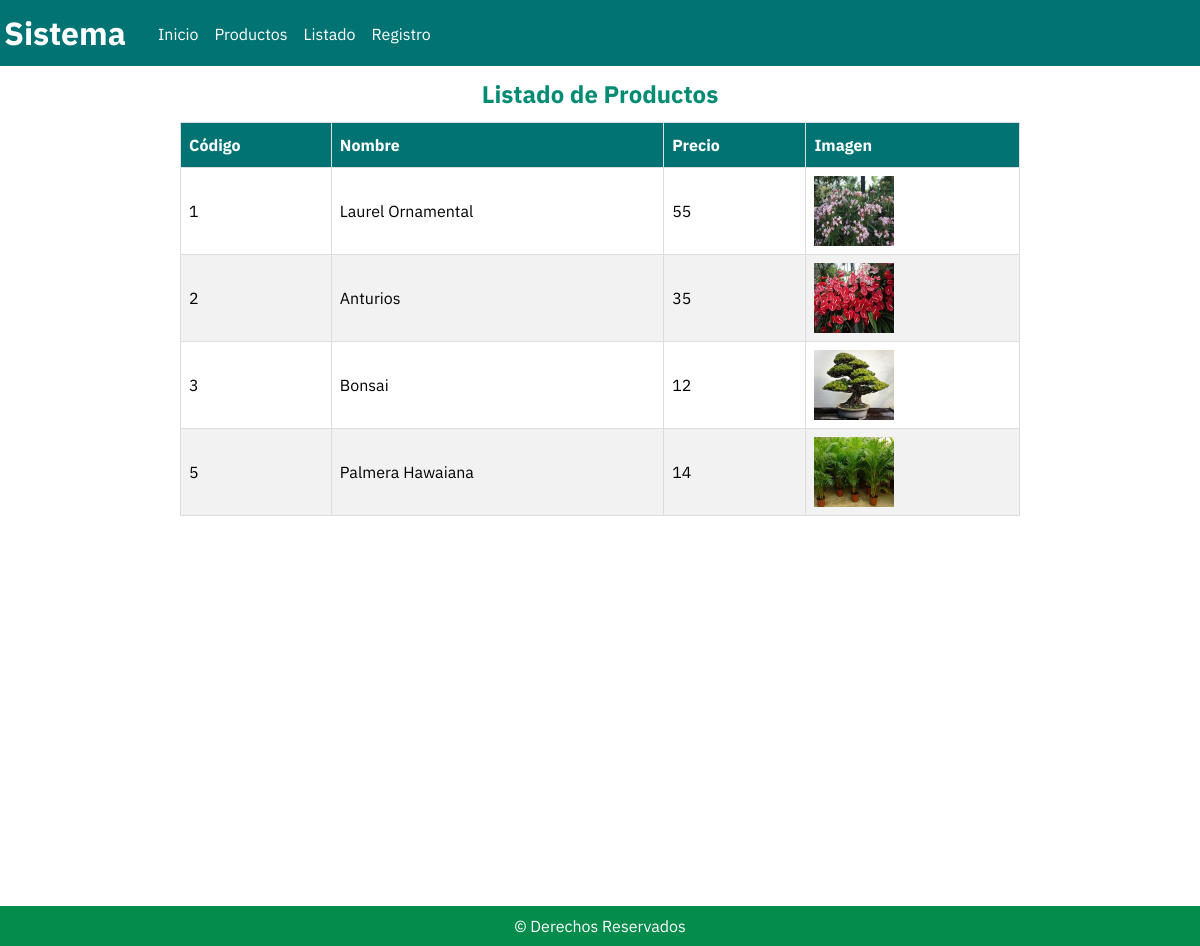
Screenshot of /listado.php with the database file from the repository.
### tables this page shows
CREATE TABLE `producto` (
  `id` int(11) NOT NULL,
  `nombre` varchar(25) DEFAULT NULL,
  `precio` double DEFAULT NULL,
  `imagen` varchar(200) NOT NULL
);

### conexion.php (called while the page is built, shortened)
<?php
class Conexion{
    public static function abrirConexion(){
        $conexion = new Mysqli(DB_HOST, DB_USUARIO, DB_CONTRA, DB_NOMBRE);
        $conexion->query("SET NAMES 'utf8'");
        return $conexion;
    }
    public static function cerrarConexion(){
        $conexion = null;
        return $conexion;
    }
}
?>

### metodo_producto.php (called while the page is built, shortened)
<?php
require("conexion.php");
class MetodoProducto{
    private $conexion;
    public function __construct(){
        $this->conexion = Conexion::abrirConexion();
    }
    public function listarProducto(){
        $sql = "SELECT * FROM producto";
        try{
            $resultado = $this->conexion->query($sql);
            return $resultado;
        }catch(Exception $e){
            echo "Error: " + $e->getMessage();
        }finally{
            $this->conexion = Conexion::cerrarConexion();
        }
    }
}
?>

### listado.php (the view)
<?php
require("metodo_producto.php");
$producto = new MetodoProducto();
$resultado = $producto->listarProducto();
?>
<!DOCTYPE html>
<html lang="es">
<?php
include("head.php");
?>
<body>
    <?php
    include("header.php");
    ?>
    <section class="fila grupo">
        <div class="titulo">
            <h2>Listado de Productos</h2>
        </div>
        <div class="tabla">
            <table id="producto">
                <thead>
                    <tr>
                        <th>Código</th>
                        <th>Nombre</th>
                        <th>Precio</th>
                        <th>Imagen</th>
                    </tr>
                </thead>
                <?php
                while($fila = $resultado->fetch_assoc()){
                ?>
                <tr>
                    <td><?php echo $fila["id"]; ?></td>
                    <td><?php echo $fila["nombre"]; ?></td>
                    <td><?php echo $fila["precio"]; ?></td>
                    <td><img src="<?php echo $fila["imagen"]; ?>" class="imagen-tabla"></td>
                </tr>
                <?php
                }
                ?>
            </table>
        </div>
    </section>
    <?php
    include("footer.php");
    ?>
</body>
</html>

### head.php (shortened to what this page needs)
<head>
    <link rel="stylesheet" href="css/estilo.css">
</head>

### header.php
<header class="header">
        <h1>Sistema</h1>
        <nav>
            <ul>
                <li><a href="index.php">Inicio</a></li>
                <li><a href="producto.php">Productos</a></li>
                <li><a href="listado.php">Listado</a></li>
                <li><a href="registro.php">Registro</a></li>
            </ul>
        </nav>
    </header>

### footer.php
<footer class="footer">
        <p>© Derechos Reservados</p>
    </footer>

### css/estilo.css (style rules this page uses)
* { margin: 0; padding: 0; }
header { padding: 4px; text-align: left; height: 58px; background-color: #027373; color: white; }
.fila:after { content: ""; display: table; clear: both; }
.footer { padding: 10px; text-align: center; background-color: #038C4C; color: white; }
h1 { line-height: 58px; float: left; }
h2 { color: #038C73; }
.titulo { text-align: center; margin-top: 12px; }
body { font-family: 'IBM Plex Sans', sans-serif; }
nav { float: left; margin-left: 24px; margin-top: 12px; }
ul { list-style-type: none; overflow: hidden; }
li { float: left; }
li a { display: block; padding: 8px; text-decoration: none; color: white; }
.tabla { float: left; width: 100%; display: flex; justify-content: center; align-items: center; margin-top: 12px; margin-bottom: 12px; }
#producto { border-collapse: collapse; width: 70%; }
#producto td, #producto th { border: 1px solid #ddd; padding: 8px; }
#producto tr:nth-child(even) { background-color: #f2f2f2; }
#producto th { padding-top: 12px; padding-bottom: 12px; background-color: #027373; text-align: left; color: white; }
.imagen-tabla { width: 80px; height: 70px; box-sizing: border-box; display: block; }
.grupo { margin-bottom: 378px; }

### rows the page displays
producto: id "1", nombre "Laurel Ornamental", precio "55", imagen (picture)
producto: id "2", nombre "Anturios", precio "35", imagen (picture)
producto: id "3", nombre "Bonsai", precio "12", imagen (picture)
producto: id "5", nombre "Palmera Hawaiana", precio "14", imagen (picture)
